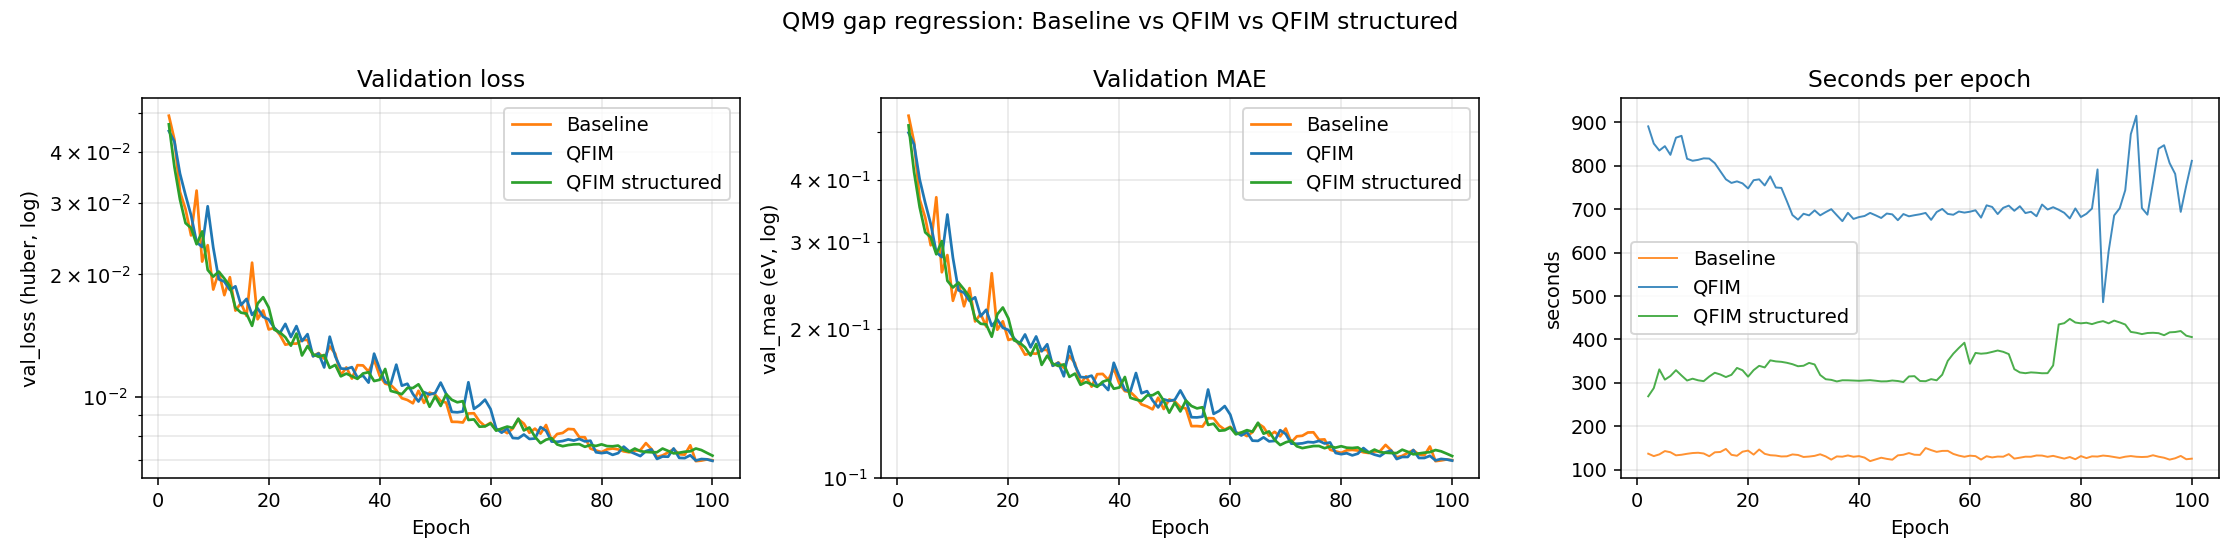

Python code for this plot:
"""
Compare BaselineGNN / QFIMGNN / QFIMGNNStructured over 100 epochs.

Row 2 in each epoch_stats.csv is corrupted by a race between the initial
header write and the first-epoch row append (same defect in every run).
We skip it: the 100-epoch curves start at epoch 2.
"""

from __future__ import annotations

import csv
import pathlib
from typing import Dict, List, Tuple

import matplotlib.pyplot as plt


RUNS: Dict[str, pathlib.Path] = {
    "Baseline": pathlib.Path(
        "/ceph/mbinder/qm9-qinn/classical/saved_models/gnn_invariant/"
        "gnn_inv_huber/epoch_stats.csv"
    ),
    "QFIM": pathlib.Path(
        "/ceph/mbinder/qm9-qinn/classical/saved_models/gnn_qfim/"
        "gnn_qfim_huber/epoch_stats.csv"
    ),
    "QFIM structured": pathlib.Path(
        "/ceph/mbinder/qm9-qinn/classical/saved_models/gnn_qfim_structured/"
        "gnn_qfim_structured/epoch_stats.csv"
    ),
}


def load_curve(path: pathlib.Path) -> Tuple[List[int], List[float], List[float], List[float]]:
    epochs: List[int] = []
    val_loss: List[float] = []
    val_mae: List[float] = []
    seconds: List[float] = []
    with path.open() as f:
        reader = csv.reader(f)
        header = next(reader)
        idx = {name: i for i, name in enumerate(header)}
        for row in reader:
            # Skip the corrupted row 2 (only 2 cols) and any other short row.
            if len(row) < len(header):
                continue
            try:
                ep = int(row[idx["epoch"]])
                vl = float(row[idx["val_loss"]])
                vm = float(row[idx["val_mae"]])
                s = float(row[idx["seconds"]])
            except ValueError:
                continue
            epochs.append(ep)
            val_loss.append(vl)
            val_mae.append(vm)
            seconds.append(s)
    return epochs, val_loss, val_mae, seconds


def main() -> None:
    curves = {name: load_curve(p) for name, p in RUNS.items()}
    for name, (ep, vl, vm, s) in curves.items():
        print(
            f"{name:20s} | epochs={len(ep)} "
            f"| best_val_loss={min(vl):.4f} "
            f"| final_mae={vm[-1]:.4f} "
            f"| total_seconds={sum(s):.0f}"
        )

    fig, axes = plt.subplots(1, 3, figsize=(16, 4))
    fig.suptitle(
        "QM9 gap regression: Baseline vs QFIM vs QFIM structured",
        fontsize=12,
    )

    colors = {"Baseline": "tab:orange", "QFIM": "tab:blue", "QFIM structured": "tab:green"}

    # Panel 1: val_loss (log y)
    ax = axes[0]
    for name, (ep, vl, _, _) in curves.items():
        ax.plot(ep, vl, label=name, color=colors[name], linewidth=1.4)
    ax.set_yscale("log")
    ax.set_xlabel("Epoch")
    ax.set_ylabel("val_loss (huber, log)")
    ax.set_title("Validation loss")
    ax.grid(True, alpha=0.3, which="both")
    ax.legend()

    # Panel 2: val_mae (log y)
    ax = axes[1]
    for name, (ep, _, vm, _) in curves.items():
        ax.plot(ep, vm, label=name, color=colors[name], linewidth=1.4)
    ax.set_yscale("log")
    ax.set_xlabel("Epoch")
    ax.set_ylabel("val_mae (eV, log)")
    ax.set_title("Validation MAE")
    ax.grid(True, alpha=0.3, which="both")
    ax.legend()

    # Panel 3: seconds per epoch
    ax = axes[2]
    for name, (ep, _, _, s) in curves.items():
        ax.plot(ep, s, label=name, color=colors[name], linewidth=1.0, alpha=0.85)
    ax.set_xlabel("Epoch")
    ax.set_ylabel("seconds")
    ax.set_title("Seconds per epoch")
    ax.grid(True, alpha=0.3)
    ax.legend()

    plt.tight_layout()
    out = pathlib.Path(__file__).with_suffix(".png")
    plt.savefig(out, dpi=140)
    print(f"\nSaved: {out}")


if __name__ == "__main__":
    main()
